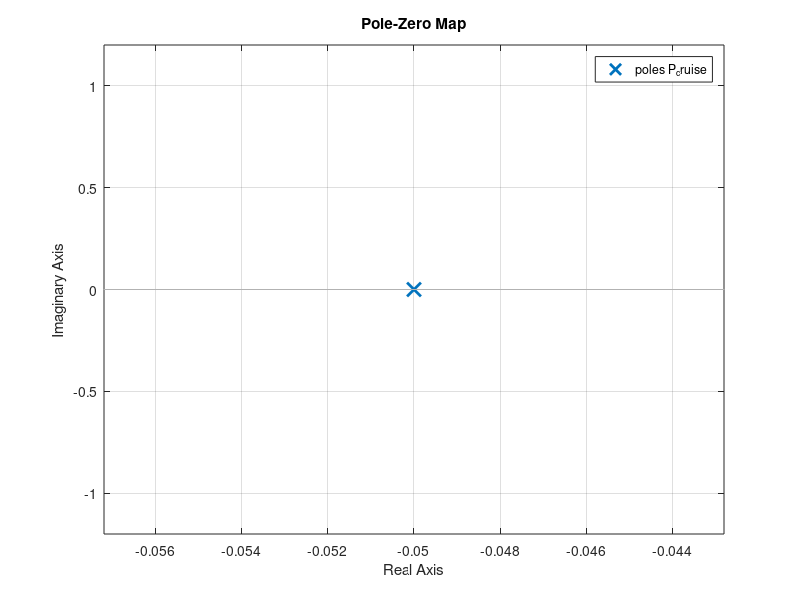

Recreate this plot in MATLAB.
% assumed values
m = 1000;
b = 50;
u = 500;

% transfer function
s = tf('s');
P_cruise = 1/(m*s + b);

% P-Z plot
pzmap(P_cruise);